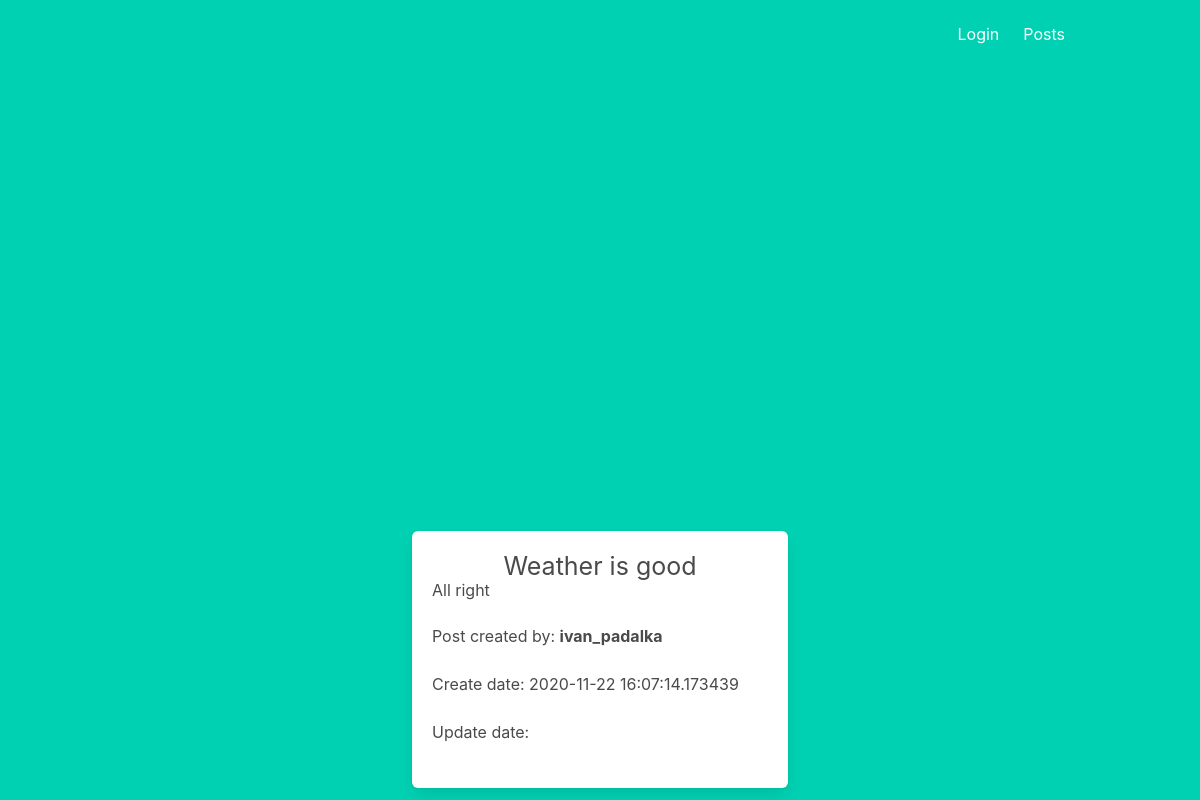
Screenshot of /post/2 with the database file from the repository.
### app/models.py (models this page shows, shortened)
class Post(db.Model):
    id = db.Column(db.Integer, primary_key=True)
    title = db.Column(db.String(100), nullable=False)
    body = db.Column(db.String(140))
    timestamp = db.Column(db.DateTime, index=True, default=datetime.utcnow)
    user_id = db.Column(db.Integer, db.ForeignKey('user.id'))

class User(UserMixin, db.Model):
    id = db.Column(db.Integer, primary_key=True)
    username = db.Column(db.String(64), index=True, unique=True)
    email = db.Column(db.String(120), index=True, unique=True)
    image_file = db.Column(db.String(20), nullable=False, default = 'default.jpg')
    about_me = db.Column(db.String(200), nullable=True)
    last_seen = db.Column(db.DateTime, default=datetime.utcnow)
    password_hash = db.Column(db.String(128))
    posts = db.relationship('Post', backref='author', lazy='dynamic')

### app/views.py (the view)
@app.route('/post/<int:id>')
def post(id):
    post = Post.query.filter_by(id=id).first()
    return render_template('post.html', post=post)

### app/views.py (called while the page is built)
@app.before_request
def before_request():
    if current_user.is_authenticated:
        current_user.last_seen = datetime.utcnow()
        db.session.commit()

### app/templates/post.html (shortened to what this page needs)
{% extends "base.html" %}
{% block content %}
<div class="column is-4 is-offset-4">
<div class="box">
        <div class="text-center">
                <h1 style="font-size: 25px;">{{post.title}}</h1>
                <h5 style="text-align: left;">{{post.body}}</h5><br>
                <inline><p style="text-align: left;">Post created by: <strong>{{ post.author.username }}</strong></p></inline> <br>
                <inline><p style="text-align: left;"> Create date: {{post.timestamp}}</p></inline><br>
                <inline><p style="text-align: left;">Update date: {{post.update_time}}</p></inline><br>
        </div>
</div>
</div>
{% endblock %}

### app/static/styles/style.css (style rules this page uses)
h1 { text-align: center; }

### rows the page displays
Post: title "Weather is good", body "All right", timestamp "2020-11-22 16:07:14.173439"
User: author.username "ivan_padalka"
